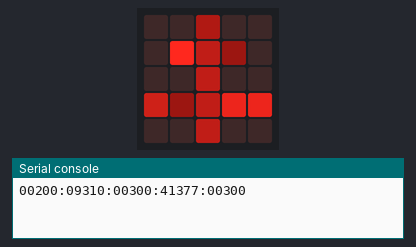
The program below on a simulated BBC micro:bit running MicroPython. On the bench: the board's 5×5 LED display, the last lines printed to the serial console. Dim RGB values are drawn brighter than linear; random numbers come from a fixed seed; the 48×5 strip is a reading aid, not a part: it shows the text the display is scrolling, unrolled, one strip-width of it at a time.

Above: at 4.0 s.
At 20.0 s:
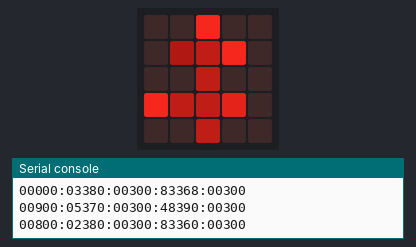
At 23.5 s:
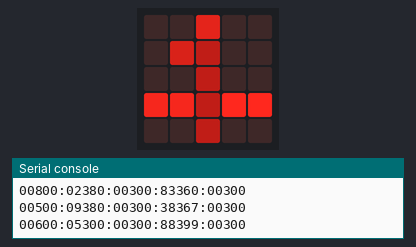
At 26.0 s:
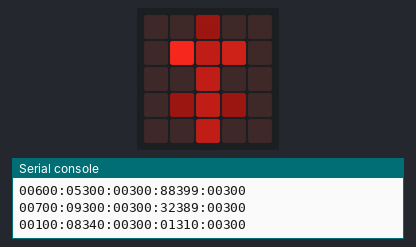
At 28.0 s:
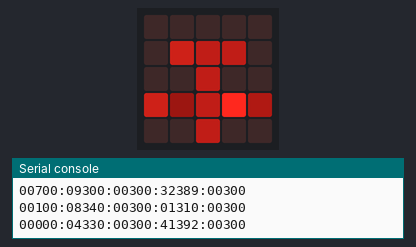
At 36.5 s:
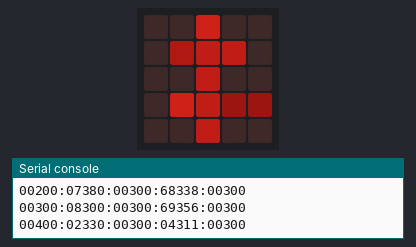

The program:

xmas.py
```python
#xmas
#A christmas tree animation
from microbit import *
import random

display.scroll('Xmas', wait = True)

def makeImageFromLeds(arr):
    try:
        retim =  "00"+str(arr[0]) + "00:"
        retim += "0"+str(arr[1])+"3"+str(arr[2])+"0:"
        retim += "00300:"
        retim += str(arr[3])+str(arr[4])+"3"+str(arr[5])+str(arr[6])+":"
        retim += "00300"
        print(retim)
        return(retim)
    except IndexError:
        display.show(Image.SAD)

while(True):
    display.show(Image(makeImageFromLeds([random.randint(0,9) for _ in range(7)])))
    sleep(random.randint(1,4)*500)
```

Measured:
- what the display in image 0 shows lasts 2.0 s, from 3.9 s to 5.9 s
- what the display in image 2 shows lasts 1.5 s, from 23.4 s to 24.9 s
